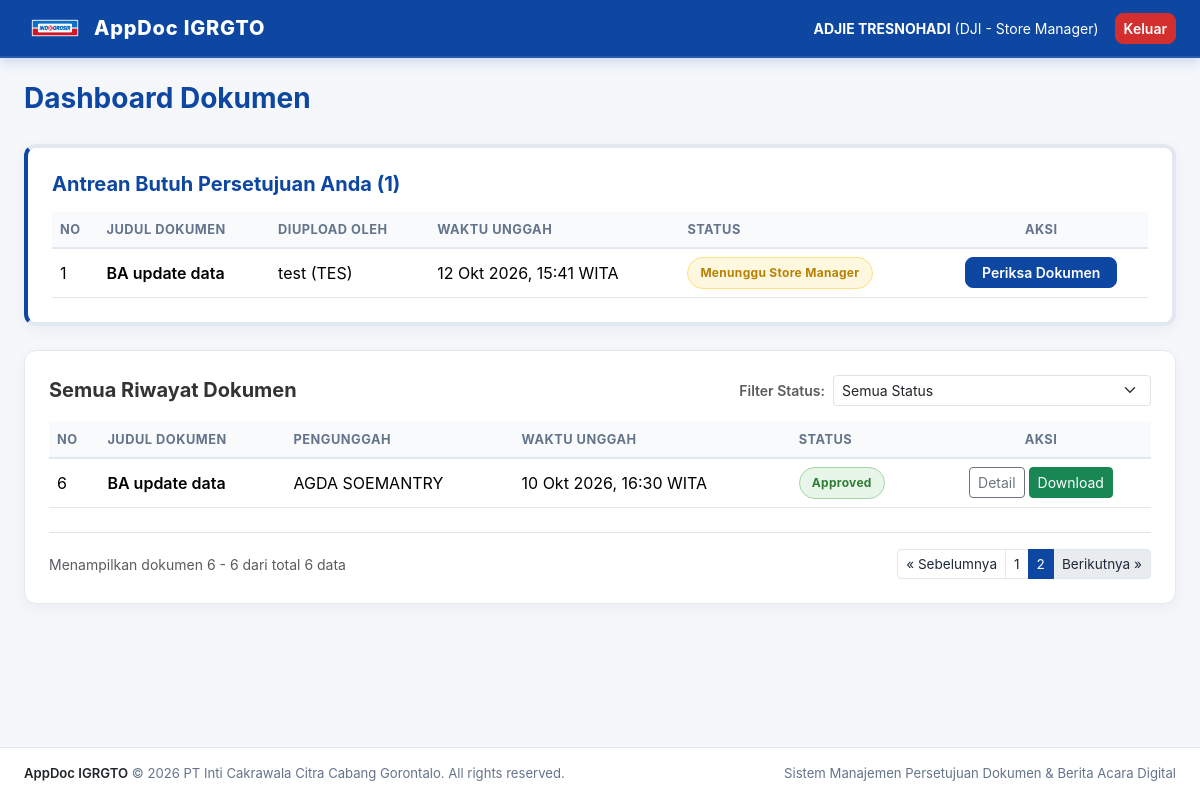
The page /documents/dashboard/?page=2&status=all (signed in) on the database its author committed.
### accounts/models.py (models this page shows, shortened)
class CustomUser(AbstractBaseUser, PermissionsMixin):
    USERLEVEL_CHOICES = (
        ('staff', 'Staff'),
        ('supervisor', 'Supervisor'),
        ('junior manajer', 'Store Junior Manajer'),
        ('store administration manager', 'Store Administration Manager'),
        ('store manager', 'Store Manager'),
    )
    userid_validator = RegexValidator(
        regex=r'^[A-Za-z0-9]{3}$',
        message='UserID harus terdiri dari tepat 3 karakter alfanumerik (huruf/angka).'
    )
    userid = models.CharField(
        max_length=3,
        primary_key=True,
        unique=True,
        validators=[userid_validator],
        help_text='3 karakter alfanumerik (Contoh: A01, ADJ, ST1). Disimpan dalam huruf besar.'
    )
    nama_pengguna = models.CharField(max_length=150, verbose_name='Nama Pengguna')
    email = models.EmailField(
        max_length=254,
        unique=True,
        null=True,
        blank=True,
        verbose_name='Alamat Email'
    )
    userlevel = models.CharField(
        max_length=35,
        choices=USERLEVEL_CHOICES,
        default='staff',
        verbose_name='Level User'
    )
    ttd_digital = models.ImageField(
        upload_to='signatures/',
        null=True,
        blank=True,
        validators=[validate_ttd_size],
        verbose_name='Tanda Tangan Digital (PNG/JPG Max 2MB)'
    )
    is_active = models.BooleanField(default=True)
    is_staff = models.BooleanField(default=False)
    date_joined = models.DateTimeField(auto_now_add=True)
    objects = CustomUserManager()
    USERNAME_FIELD = 'userid'
    REQUIRED_FIELDS = ['nama_pengguna','email']
    class Meta:
        verbose_name = 'Pengguna'
        verbose_name_plural = 'Daftar Pengguna'

### documents/models.py (models this page shows, shortened)
class Document(models.Model):
    STATUS_CHOICES = (
        ('draft', 'Draft'),
        ('waiting_supervisor', 'Menunggu Supervisor'),
        ('waiting_junior_manager', 'Menunggu Store Junior Manajer'),
        ('waiting_sam', 'Menunggu Store Administration Manager'),
        ('waiting_store_manager', 'Menunggu Store Manager'),
        ('approved', 'Selesai / Approved'),
        ('rejected', 'Ditolak / Rejected'),
    )
    judul_dokumen = models.CharField(max_length=255, verbose_name='Judul Dokumen')
    file_dokumen = models.FileField(
        upload_to='documents/%Y/%m/',
        validators=[validate_file_extension],
        verbose_name='File Dokumen (PDF/DOCX)'
    )
    signed_file = models.FileField(
        upload_to='documents/signed/%Y/%m/',
        blank=True,
        null=True,
        verbose_name='File Dokumen Lengkap Bertanda Tangan'
    )
    uploaded_by = models.ForeignKey(
        settings.AUTH_USER_MODEL,
        on_delete=models.CASCADE,
        related_name='uploaded_documents',
        verbose_name='Diupload Oleh'
    )
    status = models.CharField(
        max_length=35,
        choices=STATUS_CHOICES,
        default='draft',
        verbose_name='Status Dokumen'
    )
    required_levels = models.JSONField(
        default=list,
        blank=True,
        verbose_name='Level Persetujuan yang Diperlukan'
    )
    created_at = models.DateTimeField(auto_now_add=True, verbose_name='Tanggal Upload')
    updated_at = models.DateTimeField(auto_now=True, verbose_name='Terakhir Diperbarui')
    class Meta:
        verbose_name = 'Dokumen'
        verbose_name_plural = 'Daftar Dokumen'
        ordering = ['-created_at']

### documents/views.py (the view)
# urls.py: path('dashboard/', views.dashboard_view, name='dashboard'),
@login_required(login_url='accounts:login')
def dashboard_view(request):
    user = request.user
    level = user.userlevel
    queue_status_map = {
        'supervisor': 'waiting_supervisor',
        'junior manajer': 'waiting_junior_manager',
        'store administration manager': 'waiting_sam',
        'store manager': 'waiting_store_manager',
    }
    if level == 'staff':
        doc_queryset = Document.objects.filter(uploaded_by=user)
        active_queue = None
    else:
        target_status = queue_status_map.get(level)
        active_queue = Document.objects.filter(status=target_status)
        doc_queryset = Document.objects.all()
    selected_status = request.GET.get('status', 'all')
    if selected_status and selected_status != 'all':
        doc_queryset = doc_queryset.filter(status=selected_status)
    doc_queryset = doc_queryset.order_by('-created_at')
    paginator = Paginator(doc_queryset, 5)
    page_number = request.GET.get('page')
    documents = paginator.get_page(page_number)
    upload_form = DocumentUploadForm()
    context = {
            'documents': documents,
            'active_queue': active_queue,
            'upload_form': upload_form,
            'user_level': level,
            'can_upload': level in ['staff', 'supervisor', 'junior manajer', 'store administration manager'],
            'today_date': datetime.now().strftime('%d/%m/%Y'),
            'selected_status': selected_status,
            'status_choices': Document.STATUS_CHOICES,
    }
    return render(request, 'documents/dashboard.html', context)

### templates/documents/dashboard.html (shortened to what this page needs)
{% extends 'base.html' %}
{% block content %}
<div class="container-fluid px-4">
  <div class="d-flex justify-content-between align-items-center mb-4">
    <div>
      <h3 class="fw-bold mb-1" style="color: var(--primary-blue);">Dashboard Dokumen</h3>
    </div>
  </div>
  {% if active_queue is not None %}
    <div class="card card-custom p-4 mb-4 border-start border-4" style="border-left-color: var(--primary-blue) !important;">
      <h5 class="fw-bold mb-3" style="color: var(--primary-blue);">
        Antrean Butuh Persetujuan Anda ({{ active_queue.count }})
      </h5>
      <div class="table-responsive">
        <table class="table table-hover align-middle mb-0">
          <thead class="table-light">
            <tr>
              <th>No</th>
              <th>Judul Dokumen</th>
              <th>Diupload Oleh</th>
              <th>Waktu Unggah</th>
              <th>Status</th>
              <th class="text-center">Aksi</th>
            </tr>
          </thead>
          <tbody>
            {% for doc in active_queue %}
              <tr>
                <td>{{ forloop.counter }}</td>
                <td class="fw-semibold">{{ doc.judul_dokumen }}</td>
                <td>{{ doc.uploaded_by.nama_pengguna }} ({{ doc.uploaded_by.userid }})</td>
                <td>{{ doc.created_at|date:"d M Y, H:i" }} WITA</td>
                <td>
                  <span class="badge-status badge-waiting">{{ doc.get_status_display }}</span>
                </td>
                <td class="text-center">
                  <a href="{% url 'documents:preview' doc.id %}" class="btn btn-sm btn-primary-appdoc px-3">
                    Periksa Dokumen
                  </a>
                </td>
              </tr>
            {% empty %}
              <tr>
                <td colspan="6" class="text-center py-3 text-muted">
                  Tidak ada dokumen yang memerlukan approval Anda saat ini.
                </td>
              </tr>
            {% endfor %}
          </tbody>
        </table>
      </div>
    </div>
  {% endif %}
  <div class="card card-custom p-4">
    <div class="d-flex flex-column flex-md-row justify-content-between align-items-md-center gap-3 mb-3">
      <h5 class="fw-bold mb-0" style="color: #333;">
        {% if user.userlevel == 'staff' %}Dokumen Saya{% else %}Semua Riwayat Dokumen{% endif %}
      </h5>
      <form method="get" class="d-flex align-items-center gap-2">
        <label for="status-filter" class="small fw-semibold text-muted text-nowrap mb-0">Filter Status:</label>
        <select name="status" id="status-filter" class="form-select form-select-sm" style="min-width: 220px;" onchange="this.form.submit()">
          <option value="all" {% if selected_status == 'all' %}selected{% endif %}>Semua Status</option>
        </select>
      </form>
    </div>
    <div class="table-responsive">
      <table class="table table-hover align-middle mb-0">
        <thead class="table-light">
          <tr>
            <th>No</th>
            <th>Judul Dokumen</th>
            <th>Pengunggah</th>
            <th>Waktu Unggah</th>
            <th>Status</th>
            <th class="text-center">Aksi</th>
          </tr>
        </thead>
        <tbody>
          {% for doc in documents %}
            <tr>
              <td>{{ forloop.counter0|add:documents.start_index }}</td>
              <td class="fw-semibold">{{ doc.judul_dokumen }}</td>
              <td>{{ doc.uploaded_by.nama_pengguna }}</td>
              <td>{{ doc.created_at|date:"d M Y, H:i" }} WITA</td>
              <td>
                {% if doc.status == 'approved' %}
                  <span class="badge-status badge-approved">Approved</span>
                {% elif doc.status == 'rejected' %}
                  <span class="badge-status badge-rejected">Rejected</span>
                {% elif doc.status == 'draft' %}
                  <span class="badge-status badge-draft">Draft</span>
                {% else %}
                  <span class="badge-status badge-waiting">{{ doc.get_status_display }}</span>
                {% endif %}
              <td class="text-center">
                <div class="d-flex justify-content-center gap-1">
                  <a href="{% url 'documents:preview' doc.id %}" class="btn btn-sm btn-outline-secondary">Detail</a>
                  {% if doc.status == 'approved' %}
                    <a href="{% url 'documents:download' doc.id %}" class="btn btn-sm btn-success" title="Download PDF Resmi">
                      Download
                    </a>
                  {% endif %}
                </div>
              </td>
            </tr>
          {% empty %}
            <tr>
              <td colspan="6" class="text-center py-4 text-muted">Belum ada dokumen yang sesuai dengan kriteria.</td>
            </tr>
          {% endfor %}
        </tbody>
      </table>
    </div>
    {% if documents.has_other_pages %}
      <div class="d-flex justify-content-between align-items-center mt-4 pt-3 border-top flex-wrap gap-2">
        <span class="small text-muted">
          Menampilkan dokumen {{ documents.start_index }} - {{ documents.end_index }} dari total {{ documents.paginator.count }} data
        </span>
        <nav aria-label="Navigasi Halaman">
          <ul class="pagination pagination-sm mb-0">
            {% if documents.has_previous %}
              <li class="page-item">
                <a class="page-link" href="?page={{ documents.previous_page_number }}&status={{ selected_status }}">&laquo; Sebelumnya</a>
              </li>
            {% else %}
              <li class="page-item disabled"><span class="page-link">&laquo; Sebelumnya</span></li>
            {% endif %}
            {% for p in documents.paginator.page_range %}
              {% if documents.number == p %}
                <li class="page-item active"><span class="page-link">{{ p }}</span></li>
              {% elif p > documents.number|add:'-3' and p < documents.number|add:'3' %}
                <li class="page-item"><a class="page-link" href="?page={{ p }}&status={{ selected_status }}">{{ p }}</a></li>
              {% endif %}
            {% endfor %}
            {% if documents.has_next %}
              <li class="page-item">
                <a class="page-link" href="?page={{ documents.next_page_number }}&status={{ selected_status }}">Berikutnya &raquo;</a>
              </li>
            {% else %}
              <li class="page-item disabled"><span class="page-link">Berikutnya &raquo;</span></li>
            {% endif %}
          </ul>
        </nav>
      </div>
    {% endif %}
  </div>
</div>
{% endblock %}

### templates/base.html (shortened to what this page needs)
{% load static %}
<!DOCTYPE html>
<html lang="id">
<head>
  <link href="https://cdn.jsdelivr.net/npm/bootstrap@5.3.3/dist/css/bootstrap.min.css" rel="stylesheet">
  <link rel="stylesheet" href="{% static 'css/custom.css' %}">
</head>
<body>
  <nav class="navbar navbar-expand-lg navbar-dark navbar-appdoc">
    <div class="container-fluid px-4">
      <img src="{% static 'img/logo.png' %}" alt="Logo" class="me-2" style="height: 32px; width: auto; object-fit: contain;">
      <a class="navbar-brand text-white" href="{% url 'documents:dashboard' %}">
        AppDoc IGRGTO
      </a>
      <div class="ms-auto d-flex align-items-center">
        {% if user.is_authenticated %}
          <span class="text-white me-3 small">
            <strong>{{ user.nama_pengguna }}</strong> ({{ user.userid }} - {{ user.get_userlevel_display }})
          </span>
          <a href="{% url 'accounts:logout' %}" class="btn btn-sm btn-danger-appdoc">Keluar</a>
        {% else %}
          <a href="{% url 'accounts:login' %}" class="btn btn-sm text-white me-2">Masuk</a>
          <a href="{% url 'accounts:register' %}" class="btn btn-sm btn-light text-primary fw-bold">Daftar</a>
        {% endif %}
      </div>
    </div>
  </nav>
  <div class="position-fixed top-0 end-0 p-3" style="z-index: 1090; pointer-events: none; max-width: 380px; width: 100%;">
  </div>
  <main class="py-4">
    {% block content %}{% endblock %}
  </main>
  <footer class="footer-appdoc py-3 mt-auto">
    <div class="container-fluid px-4 d-flex flex-column flex-md-row justify-content-between align-items-center gap-2">
      <div>
        <span class="fw-semibold text-dark">AppDoc IGRGTO</span> &copy; 2026 PT Inti Cakrawala Citra Cabang Gorontalo. All rights reserved.
      </div>
      <div>
        Sistem Manajemen Persetujuan Dokumen & Berita Acara Digital
      </div>
    </div>
  </footer>
</body>
</html>

### rows shown on the page
CustomUser: nama_pengguna "ADJIE TRESNOHADI", userid "DJI", userlevel "Store Manager"
Document: judul_dokumen "BA update data", uploaded_by.nama_pengguna "test", uploaded_by.userid "TES", created_at "12 Okt 2026, 15:41", status "Menunggu Store Manager"
Document: judul_dokumen "BA update data", uploaded_by.nama_pengguna "AGDA SOEMANTRY", created_at "10 Okt 2026, 16:30", status "Approved"

### other values the page prints
{{ active_queue.count }} "1"
{{ documents.start_index }} "6"
{{ documents.end_index }} "6"
{{ documents.paginator.count }} "6"
{{ p }} "1"
{{ p }} "2"
